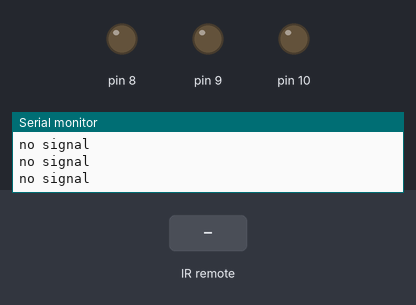
A sketch run on a simulated Arduino Uno, built with avr-gcc and run on an emulated ATmega328P. On the bench: output pins drawn as LEDs (lit = HIGH), the last lines printed to the serial monitor. The inputs (shaded band) are chosen by the test bench.

Above: at 1.2 s.
1.3 s: infrared code 0xFF30CF received
At 1.8 s:
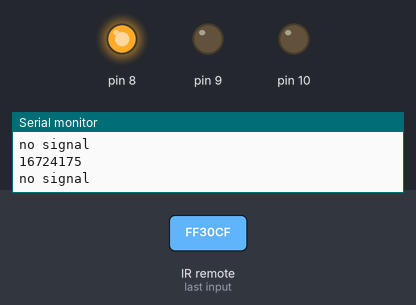
2.9 s: infrared code 0xFF18E7 received
At 4.2 s:
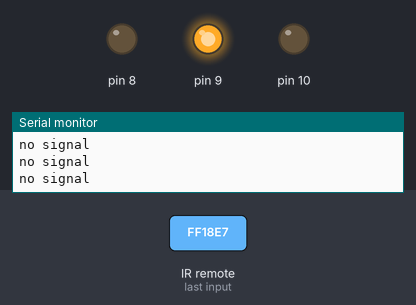
4.5 s: infrared code 0xFF7A85 received
At 5.6 s:
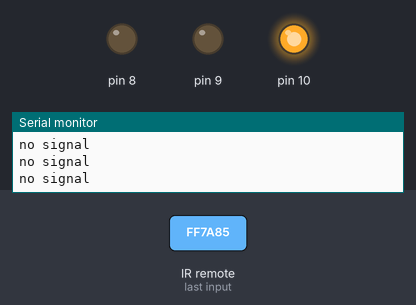
Timing chart, 0 to 7.5 s (numbered marks = the images above; inputs shaded):
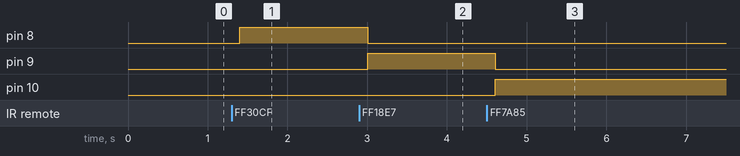

Measured:
- after the input at 1.3 s, pin 8: LOW → HIGH after 0.10 s
- after the input at 2.9 s, pin 8: HIGH → LOW after 0.10 s; pin 9: LOW → HIGH after 0.10 s
- after the input at 4.5 s, pin 9: HIGH → LOW after 0.11 s; pin 10: LOW → HIGH after 0.11 s

The sketch:

IR-RGB.ino
```cpp
#include <IRremote.h>
#define RECV_PIN 4
IRrecv irrecv(RECV_PIN);
decode_results results;

void setup() {
  Serial.begin(9600);
  irrecv.enableIRIn();
  pinMode(8,OUTPUT);
  pinMode(9,OUTPUT);
  pinMode(10,OUTPUT);
}

void loop() {
  //可以添加按键的功能
  if(irrecv.decode(&results))
  {
    if(results.value==16724175)//按键1
    {
      digitalWrite(8,HIGH);
      digitalWrite(9,LOW);
      digitalWrite(10,LOW);
    }
    else if(results.value==16718055)//按键2
    {
      digitalWrite(8,LOW);
      digitalWrite(9,HIGH);
      digitalWrite(10,LOW);
    }
    else if(results.value==16743045)//按键3
    {
      digitalWrite(8,LOW);
      digitalWrite(9,LOW);
      digitalWrite(10,HIGH);
    }
    else//按下其他任意键，则关灯
    {
      digitalWrite(8,LOW);
      digitalWrite(9,LOW);
      digitalWrite(10,LOW);
    }
    Serial.println(results.value,DEC);
    irrecv.resume();
  }
  else
  Serial.println("no signal");
//这里延时改的小一些可以使得RGB灯响应遥控器速度更快
  delay(200);
}
```
